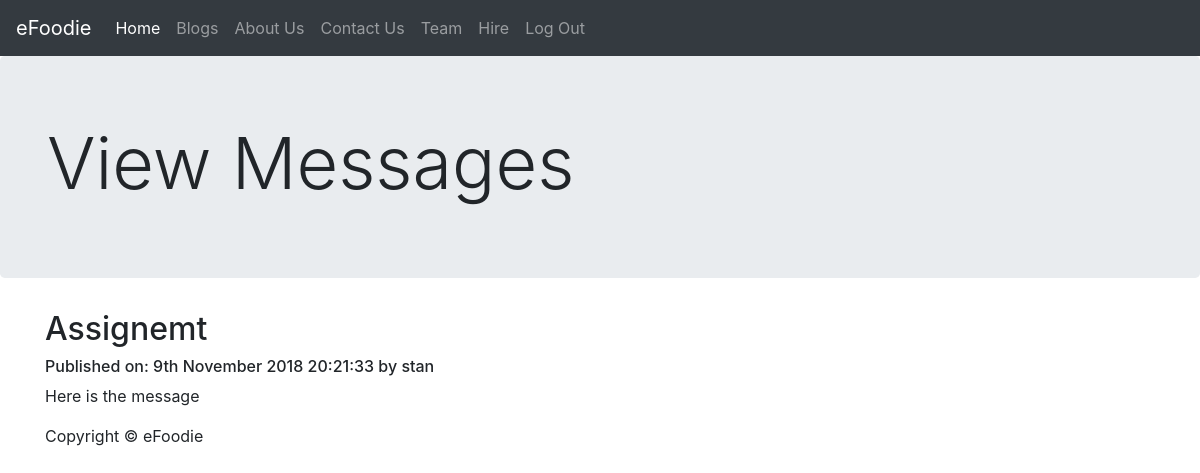
Screenshot of /read_more.php?messageId=3 with the database file from the repository.
### tables this page shows
CREATE TABLE `messages` (
  `messageId` int(10) NOT NULL,
  `msg_fullName` varchar(70) NOT NULL,
  `msg_email` varchar(70) NOT NULL,
  `msg_subject` text,
  `msg_fullText` text,
  `msg_datetime` bigint(10) DEFAULT NULL,
  `msg_status` varchar(20) DEFAULT NULL
);

### read_more.php (the view, shortened to what this page needs)
<?php
    include_once 'phpscripts/connection.php';
include "templates/header.php";
include "templates/testnav.php";
?>
    <main role="main">
      <div class="jumbotron">
        <div class="container">
          <h1 class="display-3">View Messages</h1>
        </div>
      </div>
      <div class="container">
        <div class="row">
          <div class="col-md-12">
<?php
$messageId = $_GET["messageId"];
$select_mgs = "SELECT * FROM messages WHERE messageId = '$messageId' LIMIT 1";
    $msg_res = $db->query($select_mgs);
    if ($msg_res->num_rows > 0){
        $msg_row = $msg_res->fetch_assoc();
        ?>
            <h2><?php print $msg_row["msg_subject"]; ?></h2>
           <h6>Published on: <?php print date("jS F Y H:i:s", $msg_row["msg_datetime"]); ?> by <?php print $msg_row["msg_fullName"]; ?></h6>
            <p><?php print $msg_row["msg_fullText"]; ?></p>
        <?php
    }else{
        echo 'No data';
    }
?>
          </div>
        </div>
      </div>
    </main>
    <footer class="container">
      <p>Copyright &copy; eFoodie</p>
    </footer>
  </body>
</html>

### css/style.css (style rules this page uses)
body { padding-top: 3.5rem; }

### rows the page displays
messages: msg_subject "Assignemt", msg_datetime "9th November 2018 20:21:33", msg_fullName "stan", msg_fullText "Here is the message"
